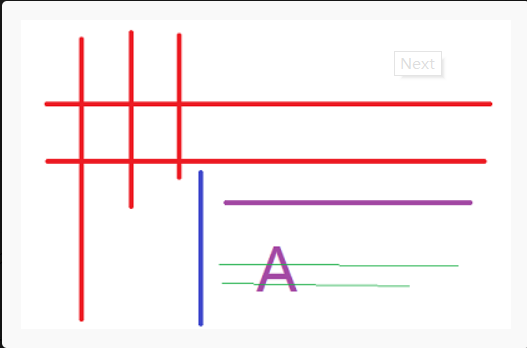
//> input picture opencv/learnOpencv/images/line.png, 527 x 348 px
$ ./060-二值图像分析_霍夫直线检测二_   (built with g++ and OpenCV 4)
//> lines starting //> are read from the running program, lines starting //| are printed output that depends on the picture
#include <iostream>
#include <opencv2/opencv.hpp>

using namespace std;
using namespace cv;

/*
 * 二值图像分析(霍夫直线检测二)
 */
int main() {
    Mat src = imread("../images/line.png");
//> src is the input picture: 348 rows x 527 cols, CV_8UC3; mean B, G, R 242.2, 240.7, 249.3
    if (src.empty()) {
        cout << "could not load image.." << endl;
    }
    imshow("input", src);

    // 去噪声与二值化
    Mat binary;
    Canny(src, binary, 80, 160);
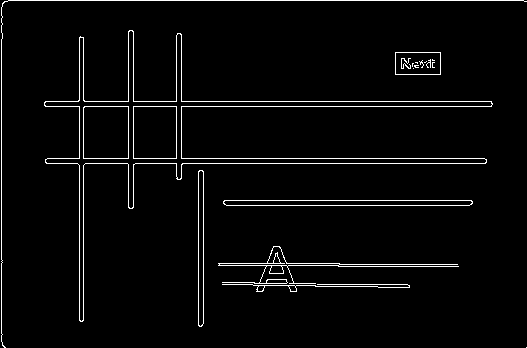
//> binary: 348 rows x 527 cols, CV_8UC1; 3.2% white in thin lines or dots

    // 霍夫直线检测
    vector<Vec4i> lines;
    HoughLinesP(binary, lines, 1, CV_PI / 180, 80, 30, 10);
//> lines = 23 lines (x1, y1, x2, y2), first 8: [47, 158, 484, 158], [8, 0, 523, 0], [45, 106, 491, 106], [45, 101, 491, 101], [1, 341, 1, 7], [46, 163, 485, 163], [83, 320, 83, 37], [79, 320, 79, 37]

    // 绘制直线
    Mat result = Mat::zeros(src.size(), src.type());
    for (size_t i = 0; i < lines.size(); ++i) {
        line(result, Point(lines[i][0], lines[i][1]),
             Point(lines[i][2], lines[i][3]), Scalar(0, 0, 255));
    }
//> this loop made 23 passes
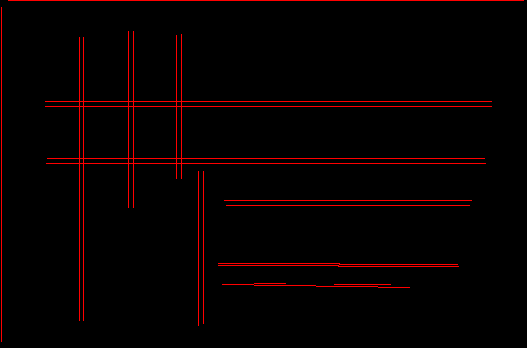
//> result: 348 rows x 527 cols, CV_8UC3; mean B, G, R 0, 0, 7.5

    imshow("contours", result);

    waitKey(0);
    return 0;
}
